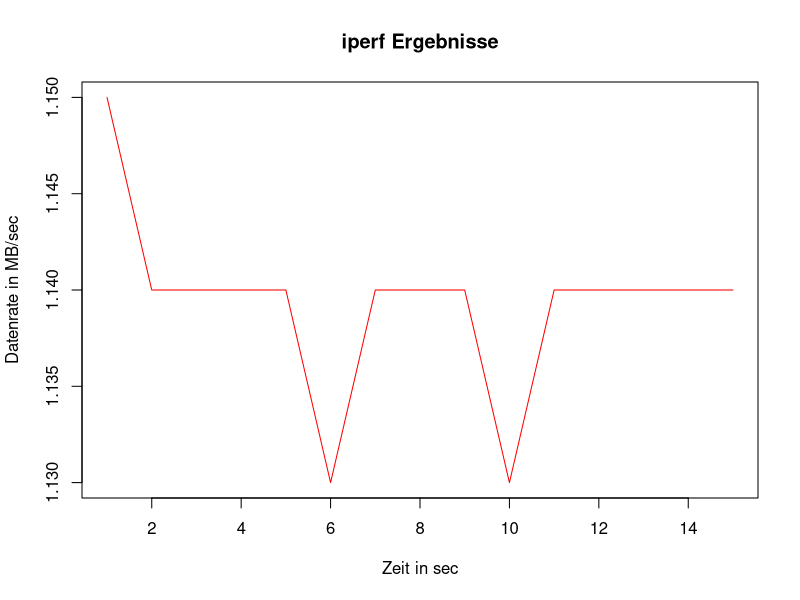

Here is the R script that generated this plot:
# Daten aus der TSV-Datei lesen
 data <- read.table("recv_h10.tsv")
 
 time <- data$V1
 bandwidth <- data$V2
 
  # PDF-Grafik erzeugen
 pdf("recv_h10_plot.pdf")
 
  # Liniendiagramm erstellen
 plot(time, bandwidth, type = "l", xlab = "Zeit in sec", ylab = "Datenrate in MB/sec", main = "iperf Ergebnisse", col= "red")
 
 # PDF-Grafik beenden
 dev.off()

